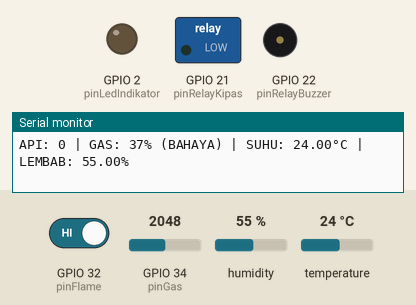
The sketch below on a simulated ESP32. Shown: switched loads named in the sketch (green lamp = pin HIGH), output pins drawn as LEDs (lit = HIGH), buzzer (waves = sounding, pin HIGH), the last lines printed to the serial monitor. Dashed ring = blinking. Inputs (shaded band) come from the test bench; at power-on: GPIO 34 (pinGas) = 2048, GPIO 32 (pinFlame) HIGH, humidity 55 %, temperature 24 °C. WiFi joins after 1.5 s; servers stay silent unless stated; random numbers use the default seed unless the sketch sets one; no MQTT or app messages arrive unless stated.

Above: at 2.63 s.
2.8 s: GPIO 34 (pinGas) set to 1191
6.3 s: GPIO 34 (pinGas) set to 1134
9.8 s: GPIO 32 (pinFlame) driven LOW
At 10.96 s:
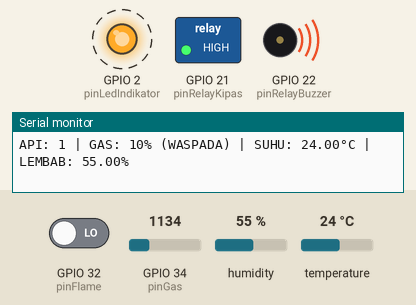
13.3 s: GPIO 32 (pinFlame) driven HIGH
At 14.4 s:
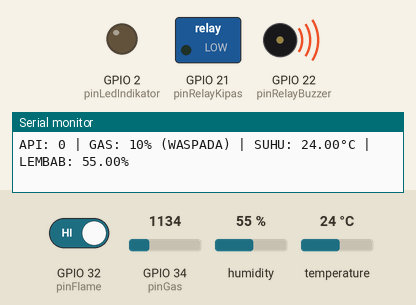
16.8 s: GPIO 34 (pinGas) set to 2047
At 16.96 s:
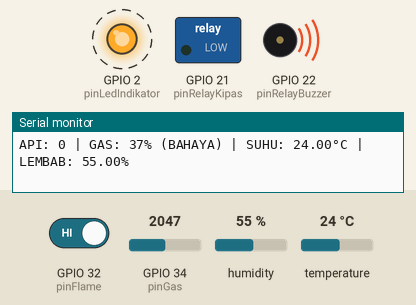
Timing chart, 0 to 21.3 s (numbered marks = the images above; inputs shaded):
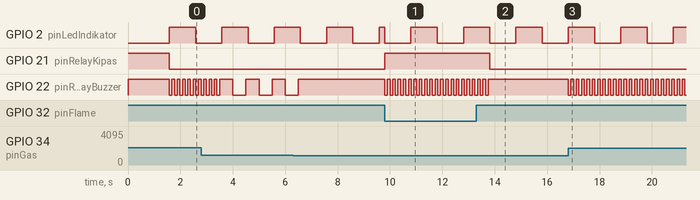

The sketch:

sistem_IOT.ino
```cpp
// ============================================================
// SISTEM PENDETEKSI KEBOCORAN GAS, API & SUHU (MODE MQTT)
// ============================================================

#include <DHT.h>
#include <PubSubClient.h>
#include <WiFi.h>


// ==========================================
// 1. PENGATURAN WI-FI & MQTT BROKER PUBLIK
// ==========================================
const char *ssid = "YOUR_WIFI_SSID";
const char *password = "YOUR_WIFI_PASSWORD";

const char *mqtt_server = "broker.emqx.io";
const int mqtt_port = 1883;
const char *topic_data = "bosbesar/iot/data";

WiFiClient espClient;
PubSubClient client(espClient);

// ==========================================
// 2. DEFINISI PIN SENSOR & RELAY
// ==========================================
const int pinFlame = 32;
const int pinGas = 34;
const int pinRelayKipas = 21;
const int pinRelayBuzzer = 22;
const int pinLedIndikator = 2;

#define DHTPIN 4
#define DHTTYPE DHT22
DHT dht(DHTPIN, DHTTYPE);

// ==========================================
// 3. VARIABEL GLOBAL & TIMER
// ==========================================
unsigned long waktuSebelumnya = 0;
unsigned long waktuBuzzerSebelumnya = 0;

// REVISI: jedaBuzzer tidak lagi "const" agar bisa diubah kecepatannya
int jedaBuzzer = 100;
bool statusBuzzerNyala = false;

int persentaseLEL = 0;
int statusApi = 0;

// --- FUNGSI KONEKSI WI-FI ---
void setup_wifi() {
delay(10);
Serial.println();
Serial.print("Menghubungkan ke Wi-Fi: ");
Serial.println(ssid);

WiFi.begin(ssid, password);
while (WiFi.status() != WL_CONNECTED) {
delay(500);
Serial.print(".");
}
Serial.println("\nWi-Fi Terhubung!");
}

// --- FUNGSI KONEKSI MQTT ---
void reconnect() {
while (!client.connected()) {
Serial.print("Menghubungkan ke MQTT Broker...");
String clientId = "ESP32_BOSBESAR_" + String(random(0xffff), HEX);
if (client.connect(clientId.c_str())) {
    Serial.println("Berhasil Terhubung!");
} else {
    Serial.print("Gagal, status=");
    Serial.print(client.state());
    Serial.println(" Coba lagi dalam 5 detik...");
    delay(5000);
}
}
}

void setup() {
Serial.begin(115200);

pinMode(pinFlame, INPUT);
pinMode(pinRelayKipas, OUTPUT);
pinMode(pinRelayBuzzer, OUTPUT);
pinMode(pinLedIndikator, OUTPUT);

digitalWrite(pinRelayKipas, HIGH);
digitalWrite(pinRelayBuzzer, HIGH);
digitalWrite(pinLedIndikator, LOW);

dht.begin();
setup_wifi();
client.setServer(mqtt_server, mqtt_port);

Serial.println("=================================================");
Serial.println(" SISTEM IOT (ALARM BEP BEP + DHT22) SIAP BEKERJA! ");
Serial.println("=================================================");
}

void loop() {
if (!client.connected()) {
reconnect();
}
client.loop();

unsigned long waktuSekarang = millis();

// [FITUR BARU] REFLEKS KEJUT SENSOR API
int bacaSensorApiSekarang = digitalRead(pinFlame);
int statusApiTerbaru = (bacaSensorApiSekarang == LOW) ? 1 : 0;

// Jika sebelumnya api=0, tapi sekarang tiba-tiba api=1, PAKSA KIRIM SEKARANG!
if (statusApiTerbaru == 1 && statusApi == 0) {
    waktuSebelumnya = 0; // Mereset timer agar blok 1 detik di bawah ini LANGSUNG jalan
}

// ==================================================
// BLOK 1: MEMBACA SENSOR & KIRIM DATA
// ==================================================
if (waktuSekarang - waktuSebelumnya > 1000) {
waktuSebelumnya = waktuSekarang;

statusApi = statusApiTerbaru;

int parameterGas = analogRead(pinGas);
persentaseLEL = map(parameterGas, 800, 4095, 0, 100);
persentaseLEL = constrain(persentaseLEL, 0, 100);

float suhu = dht.readTemperature();
float lembab = dht.readHumidity();
if (isnan(suhu) || isnan(lembab)) {
    suhu = 0.0;
    lembab = 0.0;
}

String kategoriGas = "AMAN";
if (persentaseLEL > 15) {
    kategoriGas = "BAHAYA";
} else if (persentaseLEL >= 5 && persentaseLEL <= 15) {
    kategoriGas = "WASPADA";
}

Serial.print("API: ");
Serial.print(statusApi);
Serial.print(" | GAS: ");
Serial.print(persentaseLEL);
Serial.print("% (");
Serial.print(kategoriGas);
Serial.print(") | SUHU: ");
Serial.print(suhu);
Serial.print("°C | LEMBAB: ");
Serial.print(lembab);
Serial.println("%");

int payloadKipas = (persentaseLEL >= 5 && statusApi == 0) ? 1 : 0;

String payload = "{";
payload += "\"gas\":" + String(persentaseLEL) + ",";
payload += "\"api\":" + String(statusApi) + ",";
payload += "\"suhu\":" + String(suhu, 1) + ",";
payload += "\"lembab\":" + String(lembab, 1) + ",";
payload += "\"kipas\":" + String(payloadKipas);
payload += "}";

client.publish(topic_data, payload.c_str());
digitalWrite(pinLedIndikator, !digitalRead(pinLedIndikator));
}

// ==================================================
// BLOK 2: EKSEKUSI KIPAS & TEMPO BUZZER
// ==================================================
bool kipasHarusNyala = (persentaseLEL >= 5 && statusApi == 0);

// REVISI LOGIKA BUZZER TEMPO LAMBAT & CEPAT
bool buzzerCepat = (persentaseLEL > 15 || statusApi == 1);
bool buzzerLambat =
    (persentaseLEL > 10 && persentaseLEL <= 15 && statusApi == 0);

// 1. Eksekusi Kipas
if (kipasHarusNyala) {
digitalWrite(pinRelayKipas, LOW);
} else {
digitalWrite(pinRelayKipas, HIGH);
}

// 2. Tentukan Tempo Buzzer
if (buzzerCepat) {
jedaBuzzer = 100; // Tempo sangat cepat (Bahaya / Ada Api)
} else if (buzzerLambat) {
jedaBuzzer = 500; // Tempo lambat 0.5 detik (Waspada gas > 10%)
}

// 3. Eksekusi Suara Buzzer
if (buzzerCepat || buzzerLambat) {
if (waktuSekarang - waktuBuzzerSebelumnya > jedaBuzzer) {
    waktuBuzzerSebelumnya = waktuSekarang;
    statusBuzzerNyala = !statusBuzzerNyala;

    if (statusBuzzerNyala) {
    digitalWrite(pinRelayBuzzer, LOW);
    } else {
    digitalWrite(pinRelayBuzzer, HIGH);
    }
}
} else {
digitalWrite(pinRelayBuzzer, HIGH);
statusBuzzerNyala = false;
}
}
```

Measured:
- after the input at 9.8 s, GPIO 21 (pinRelayKipas): LOW → HIGH at once; GPIO 22 (pinRelayBuzzer): alternates HIGH for 0.10 s and LOW for 0.10 s, starting at once
- after the input at 13.3 s, GPIO 21 (pinRelayKipas): HIGH → LOW after 0.51 s
- after the input at 16.8 s, GPIO 22 (pinRelayBuzzer): alternates HIGH for 0.10 s and LOW for 0.10 s, starting at once
- by itself, GPIO 2 (pinLedIndikator): alternates HIGH for 1.0 s and LOW for 1.0 s
